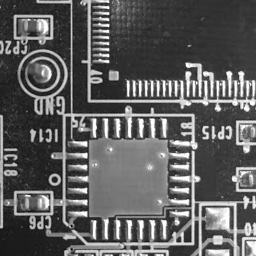
%> input picture python_package/imgs/ref.png, 256 x 256 px
$ octave test_phasecorrelation.m   (GNU Octave 9; MATLAB toolbox functions it lacks are replaced by stand-ins)
%> lines starting %> are read from the running program, lines starting %| are printed output that depends on the picture
### matlab_package/PhaseCorrelation.m
%% input: two image
%% output: translational displacement [dx,dy] and correlation peaks

%% main phase correlation function
function [dx,dy,peak,Pt] = PhaseCorrelation(AI,BI,subpixel,window)

% check input numbers
if nargin < 2
    error('Input number should be more than 2!')
elseif nargin == 2
    subpixel='parabola';window = 'hanning';
elseif nargin == 3
    window = 'hanning';
end


% Get size
[height, width ] = size(AI);
 cy = height/2;
 cx = floor(width/2);

win = windowing(width,height,window);

% Apply Windowing
IA = win .* double((AI));
IB = win .* double(BI);

% PhaseCorrelation
A=fft2(IA);
B=fft2(IB);

At = A./abs(A);
Bt = (conj(B))./abs(B);
Pt = fftshift(ifft2(At.*Bt));

[mm,y]=max(Pt);
[mx,x]=max(mm);
dx=x;
dy=y(x);

[pxx,pyy,peak] = subpixfitting2(Pt,dx,dy,subpixel);

% get translation from center
dx = floor(width/2) - pxx + 1;
dy = floor(height/2 )- pyy + 1;


end

%% windowing function
function win = windowing(width,height,method)

%% Create window
 cy = height/2;
 cx = floor(width/2);

% hannig window and root of hanning window
han_win = zeros(width);
Rhan_win = zeros(width);
trapez_win = zeros(width);

% make window
for i = 1 :height
    for j = 1:width
            han_win(i,j) = 0.25 * (1.0 + cos(pi*abs(cy- i) / height))*(1.0 + cos(pi*abs(cx - j) / width));
            % Root han_win
            Rhan_win(i,j)=abs(cos(pi*abs(cy - i) / height)*cos(pi*abs(cx - j) / width));
            if i >height/8  &&  i<height*7/8
                fi = 1;
            elseif i <= height/8
                fi = (i-1)/height * 8;
            elseif i >= height*7/8
                fi = (height - i)/height *8;
            end
            if j >width/8  &&  j<width*7/8
                fj = 1;
            elseif j <= width/8
                fj = (j-1)/width * 8;
            elseif j >= width*7/8
                fj = (width - j)/width *8;
            end
            trapez_win(i,j)=fi*fj;
    end
end

%
if method == 'hanning'
    win = han_win;
elseif method == 'Rhanning'
    win = Rhan_win;
elseif method == 'trapez'
    win = trapez_win;
else
    win = han_win;
end

end

%% interpolation
% [35 lines left out: function subpixfitting, not called in this run]

function [sdx,sdy,peak] = subpixfitting2(Pt,dx,dy,method)


% subpixel matching
box = Pt(dy-1:dy+1,dx-1:dx+1);

% making weight function
center_weight = 10;
wvec = ones(9,1);
wvec(5)=center_weight;
W = diag([wvec]);
W = diag([reshape(abs(box),9,1)]);

% parabola for 3
Tx = repmat([-1 0 1],3,1);
Ty = Tx.';
x = reshape(Tx,9,1);
y = reshape(Ty,9,1);
x2 = x.*x;
y2 = y.*y;
One = ones(9,1);

A = [x2+y2,x,y,One];
p = (A'*W*A)\A'*W*reshape(box,9,1);

sdy = dy -p(3) /2.0/p(1);
sdx = dx -p(2) /2.0/p(1);
peak = p(4) - p(2)*p(2)/4.0/p(1) - p(3)*p(3)/4.0/p(1);

z = p(1)*x.^2+p(1)*y.^2+p(2)*x+p(3)*y+p(4);

figure(111)
plot3(x,y,reshape(box,9,1),'*',x,y,z,'o')
legend('Raw data','Palabora fitted')
grid on
end

### matlab_package/test_phasecorrelation.m
%% read
ref = imread('../python_package/imgs/ref.png');
%> ref is the input picture: size 256x256 uint8; min 0, max 255, mean 94.4
con = imtranslate(ref,[10,0.5]);
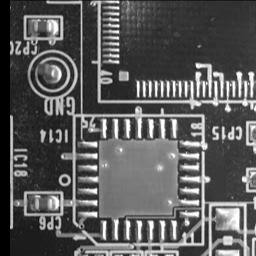
%> con: size 256x256 uint8; min 0, max 255, mean 90


% fuga
[dx,dy,peak,Pt]=PhaseCorrelation(ref,con);
%> after the loop in windowing, `for i = 1 :height`:
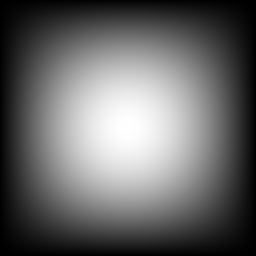
%> Rhan_win: size 256x256 double; min 3.75e-33, max 1, mean 0.405
%> after the loop in windowing, `for i = 1 :height`:
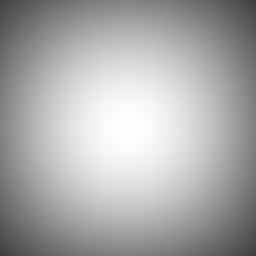
%> han_win: size 256x256 double; min 0.25, max 1, mean 0.67
%> after the loop in windowing, `for i = 1 :height`:
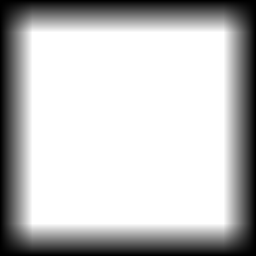
%> trapez_win: size 256x256 double; min 0, max 1, mean 0.759
%> in PhaseCorrelation, `IA = win .* double((AI));`:
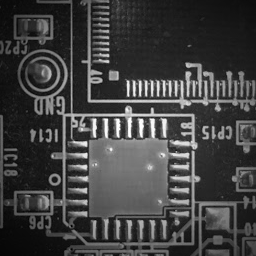
%> IA: size 256x256 double; min 0, max 255, mean 64.7
%> in PhaseCorrelation, `IB = win .* double(BI);`:
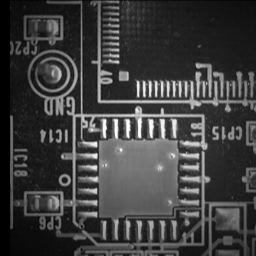
%> IB: size 256x256 double; min 0, max 255, mean 62.5
%> in PhaseCorrelation, `[mm,y]=max(Pt);`: mm = 256 values, max 0.607 at index 119, min 0.00367 at index 159, mean 0.00789; y = 256 values, max 254 at index 10, min 1 at index 144, mean 129.7
%> in PhaseCorrelation, `[mx,x]=max(mm);`: mx = 0.607; x = 119
%> in PhaseCorrelation, `dy=y(x);`: dy = 129
%> in subpixfitting2, `box = Pt(dy-1:dy+1,dx-1:dx+1);`: box = [-0.00478 0.561 -0.00764; 0.00768 0.607 0.0137; 0.00784 -0.179 0.00541]
%> in subpixfitting2, `W = diag([reshape(abs(box),9,1)]);`: W = [0.00478 0 0 0 0 0 0 0 0; 0 0.00768 0 0 0 0 0 0 0; 0 0 0.00784 0 0 0 0 0 0; 0 0 0 0.561 0 0 0 0 0; 0 0 0 0 0.607 0 0 0 0; 0 0 0 0 0 0.179 0 0 0; 0 0 0 0 0 0 0.00764 0 0; 0 0 0 0 0 0 0 0.0137 0; 0 0 0 0 0 0 0 0 0.00541]
%> in subpixfitting2, `p = (A'*W*A)\A'*W*reshape(box,9,1);`: p = [-0.389; -0.063; -0.348; 0.599]
%> in subpixfitting2, `sdy = dy -p(3) /2.0/p(1);`: sdy = 128.6
%> in subpixfitting2, `sdx = dx -p(2) /2.0/p(1);`: sdx = 118.9
%> in subpixfitting2, `peak = p(4) - p(2)*p(2)/4.0/p(1) - p(3)*p(3)/4.0/p(1);`: peak = 0.679
%> in subpixfitting2, `z = p(1)*x.^2+p(1)*y.^2+p(2)*x+p(3)*y+p(4);`: z = [0.232; 0.273; -0.463; 0.558; 0.599; -0.137; 0.106; 0.147; -0.589]
%> in PhaseCorrelation, `[pxx,pyy,peak] = subpixfitting2(Pt,dx,dy,subpixel);`: pxx = 118.9; pyy = 128.6; peak = 0.679
%> in PhaseCorrelation, `dx = floor(width/2) - pxx + 1;`: dx = 10.08
%> in PhaseCorrelation, `dy = floor(height/2 )- pyy + 1;`: dy = 0.447
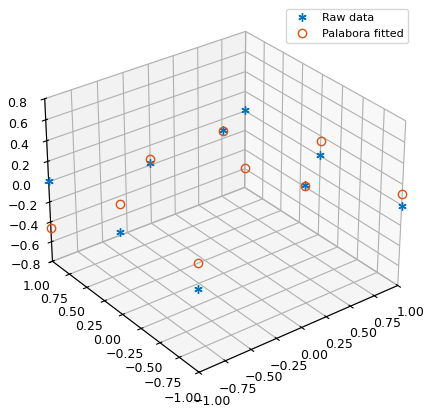
%> figure redrawn from the program's plot data
%> dx = 10.08; dy = 0.447; peak = 0.679

display(peak)
%| peak = 0.6795
display(dy)
%| dy = 0.4472
